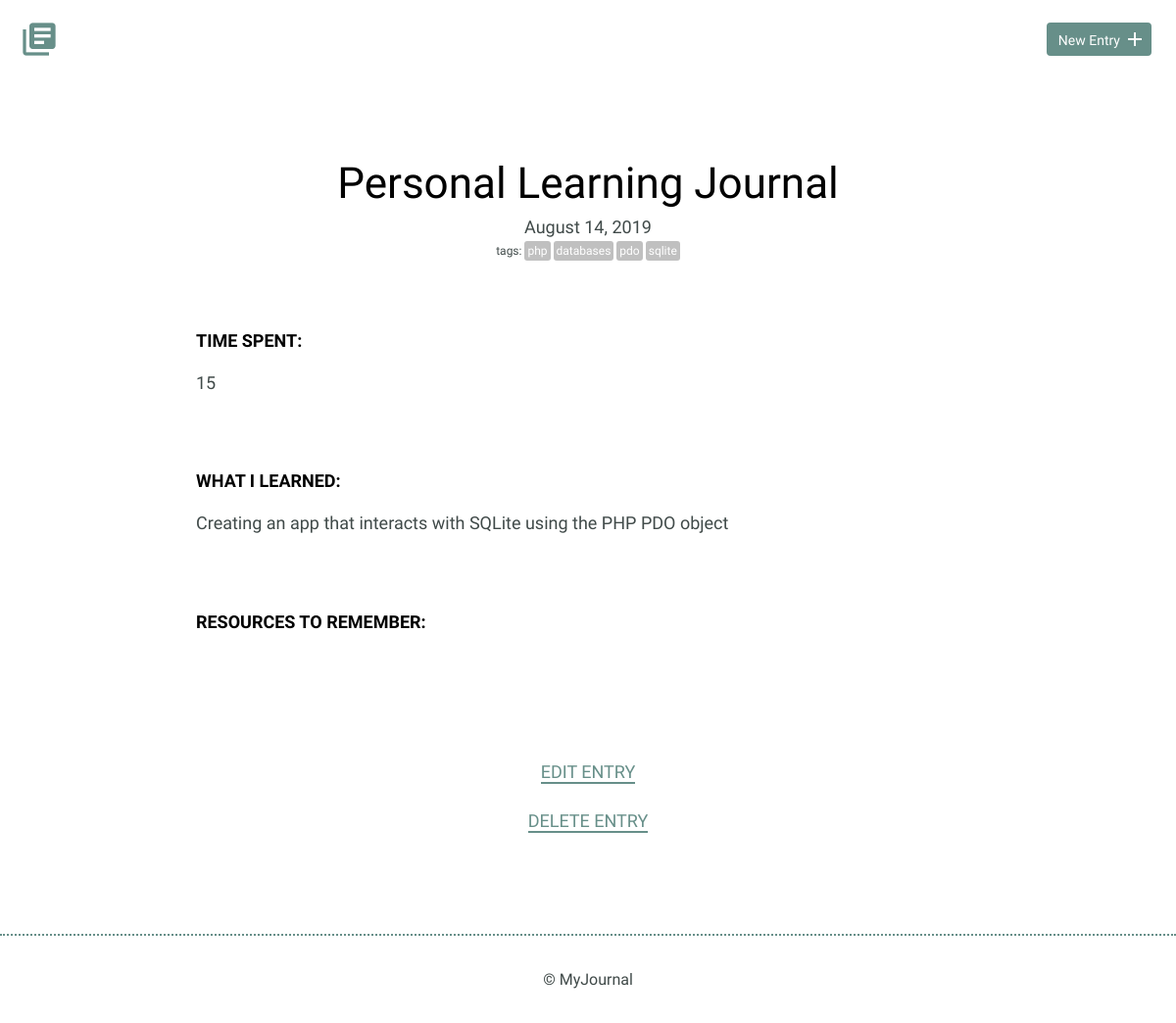
The app's page /detail.php?id=9 with its own data.
### tables this page shows
CREATE TABLE "entries" (
	"id"	INTEGER NOT NULL PRIMARY KEY AUTOINCREMENT UNIQUE,
	"title"	TEXT,
	"date"	TEXT,
	"time_spent"	INTEGER,
	"learned"	BLOB,
	"resources"	BLOB
);

CREATE TABLE "tags" (
	"id"	INTEGER NOT NULL PRIMARY KEY AUTOINCREMENT UNIQUE,
	"tag"	TEXT UNIQUE
);

### detail.php (the view, shortened to what this page needs)
<?php
require_once("inc/database.php");
if(!empty($_GET['id'])) {
	$entry_id = intval($_GET['id']);
}
try {
	$results = $db->prepare('select * from entries where id = ?');
	$results->bindParam(1, $entry_id);
	$results->execute();
} catch(Exception $e) {
	echo $e->getMessage();
	die();
}
$entry = $results->fetch(PDO::FETCH_ASSOC);
?>
<!DOCTYPE html>
<html>
    <head>
        <link rel="stylesheet" href="css/normalize.css">
        <link rel="stylesheet" href="css/site.css">
    </head>
    <body>
		<?php include "inc/header.php"; ?>
        <section>
            <div class="container">
			<?php
			if ($entry) {
				$date = date('F j, Y', strtotime($entry["date"]));
				try {
					$tag_search = $db->query('SELECT tag FROM tags JOIN entries_tags ON tags.id = entries_tags.tag_id
																   JOIN entries ON entries_tags.entry_id = entries.id
																   WHERE entries.id = ' . $entry["id"]);
					$tag_search->execute();
					$tags = $tag_search->fetchAll(PDO::FETCH_ASSOC);
				} catch (Exception $e) {
					echo $e->getMessage();
					die();
				}
				echo <<<EOT
                <div class="entry-list single">
                    <article>
                        <h1>$entry[title]</h1>
                        <time datetime="2016-01-31">{$date}</time>
EOT;
						if (!empty($tags)) {
							echo '<div class="tag-container"><span class="tag-label">tags:</span>';
							foreach($tags as $tag) {
								echo '<span class="tag"><a href="index.php?tag=' . $tag["tag"] .
								'">' . $tag["tag"] . '</a></span>';
							}
							echo('</div>');
						}
				echo <<<EOT
                        <div class="entry">
                            <h3>Time Spent: </h3>
                            <p>$entry[time_spent]</p>
                        </div>
                        <div class="entry">
                            <h3>What I Learned:</h3>
                            <p>$entry[learned]</p>
                        </div>
                        <div class="entry">
                            <h3>Resources to Remember:</h3>
							<p>$entry[resources]</p>
                        </div>
                    </article>
                </div>
			</div>
			<div class="edit">
				<p><a href="edit.php?id=$entry[id]">Edit Entry</a></p>
				<p><a href="delete.php?id=$entry[id]" onclick="return confirm('Are you sure?')">Delete Entry</a></p>
			</div>
EOT;
			} else {
				echo('<h2 style="text-align: center">Could not find that entry</h1><br>');
			}
				?>
        </section>
        <?php include "inc/footer.php"; ?>
    </body>
</html>

### css/site.css (style rules this page uses)
body { font-size: 16px; color: #404a49; font-family: 'Cousine', serif; font-weight: 400; }
.container { margin: 0 auto; padding: 0 25px; }
h1, h2, h3 { margin: 0; font-weight: 400; line-height: 1em; color: #000; }
h1 { font-size: 44px; margin-bottom: 12px; }
h3 { font-size: 18px; font-family: 'Work Sans', serif; font-weight: 600; text-transform: uppercase; }
p { line-height: 1.8em; font-size: 18px; }
p a { border-bottom: 2px solid #678f89; padding: 0; color: #678f89; text-decoration: none; }
.entry-list, .edit-entry, .new-entry { max-width: 800px; margin: 0 auto; padding: 70px 0 150px 0; }
.entry-list article { margin-bottom: 70px; text-align: center; }
.entry-list article:last-child { margin-bottom: 0; }
.entry-list.single { padding-bottom: 70px; }
.entry-list.single time { font-size: 18px; }
.entry { max-width: 800px; margin: 75px auto 0 auto; text-align: left; }
.entry p { margin-bottom: 40px; }
.edit { padding-bottom: 80px; text-align: center; margin: 0 auto; }
.edit a { font-weight: 400; text-transform: uppercase; font-size: 18px; }
.tag-container { margin-top: 3px; }
.tag { color: white; font-size: 12px; padding: 3px; background-color: Silver; border-radius: 3px; margin-right: 3px; }
.tag-label { font-size: 12px; padding: 3px; }
span > a, span > a:link, span > a:hover, span > a:visited, span > a:active { text-decoration: none; color: white; }

### records on screen
entries: title "Personal Learning Journal", date "August 14, 2019", time_spent "15", learned "Creating an app that interacts with SQLite using the PHP PDO object"
tags: tag "php"
tags: tag "databases"
tags: tag "pdo"
tags: tag "sqlite"
